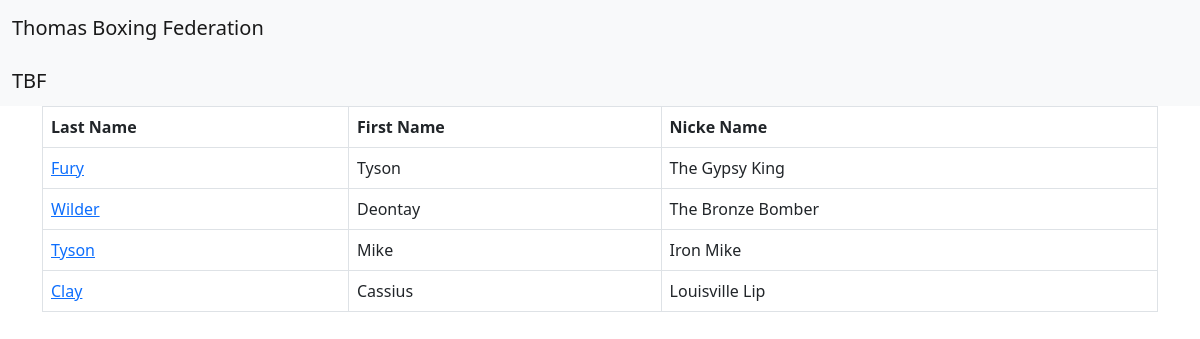
The page /boxers/ on the database its author committed.
### boxers/models.py (models this page shows, shortened)
class Boxer(models.Model):
    first_name = models.CharField(max_length=255)
    last_name = models.CharField(max_length=255)
    nick_name = models.CharField(max_length=255)
    genre = models.ForeignKey(Genre, on_delete=models.CASCADE)
    date_created = models.DateTimeField(default=timezone.now)

### boxers/views.py (the view)
# urls.py: path('', views.index, name='index'),
def index(request):
    boxers = Boxer.objects.all()
    return render(request, 'boxers/index.html', {'boxers': boxers})

### boxers/templates/boxers/index.html
{% extends 'base.html' %}
{% block content %}
  <table class="table table-bordered table-hover">
    <thread>
        <tr>
            <th>Last Name</th>
            <th>First Name</th>
            <th>Nicke Name</th>
        </tr>
    </thread>
    <tbody>
        {% for boxer in boxers %}
        <tr>
            <td>
              <a href="{% url 'boxers:detail' boxer.id %}">{{boxer.last_name}}</a>
              </td>
            <td>{{boxer.first_name}}</td>
            <td>{{boxer.nick_name}}</td>
        </tr>
        {% endfor %}
    </tbody>
  </table>
{% endblock  %}

### templates/base.html (shortened to what this page needs)
<!doctype html>
<html lang="en">
  <head>
    <link href="https://cdn.jsdelivr.net/npm/bootstrap@5.0.0-beta1/dist/css/bootstrap.min.css" rel="stylesheet">
  </head>
  <body>
<nav class="navbar navbar-light bg-light">
  <div class="container-fluid">
    <a class="navbar-brand" href="#">Thomas Boxing Federation</a>
  </div>
</nav>
<nav class="navbar navbar-light bg-light">
  <div class="container-fluid">
    <span class="navbar-brand mb-0 h1">TBF</span>
  </div>
</nav>
    <main class ="container">
      {% block content %}
      {% endblock %}
    </main>
  </body>
</html>

### rows shown on the page
Boxer: last_name "Fury", first_name "Tyson", nick_name "The Gypsy King"
Boxer: last_name "Wilder", first_name "Deontay", nick_name "The Bronze Bomber"
Boxer: last_name "Tyson", first_name "Mike", nick_name "Iron Mike"
Boxer: last_name "Clay", first_name "Cassius", nick_name "Louisville Lip"
